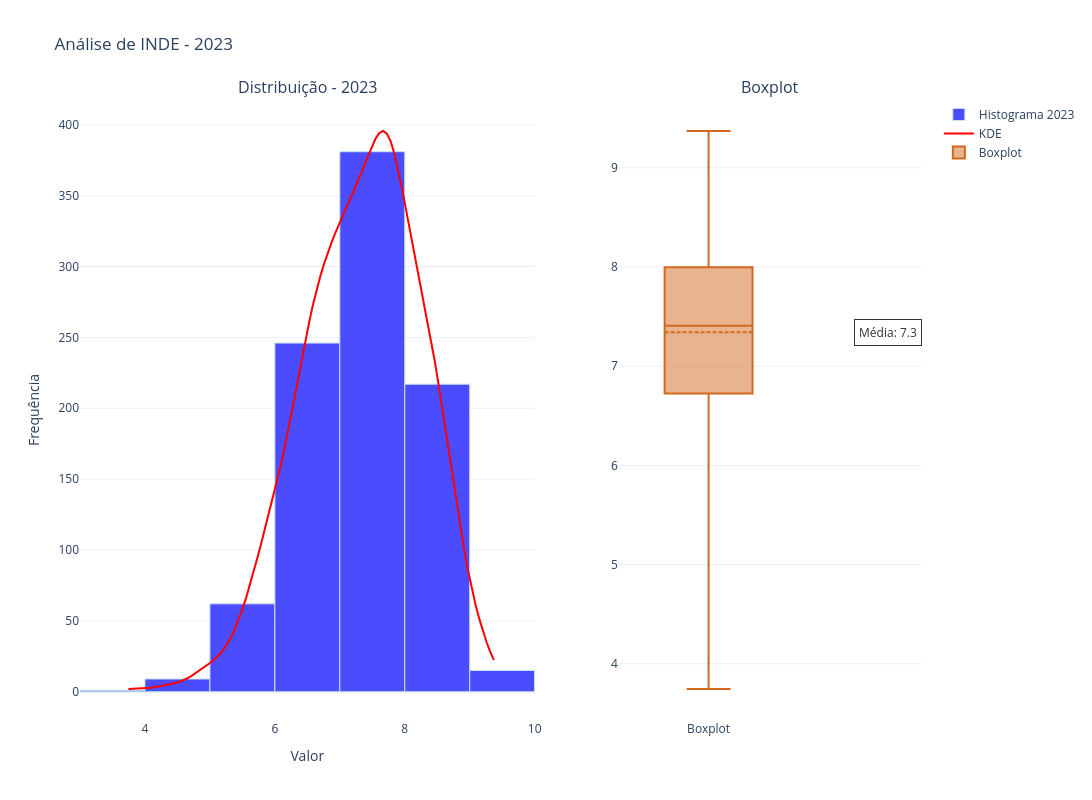

Notebook source saved alongside this figure:
### Markdown cell above
## ANO 2023

- Já para o ano de 2023 no que se refere ao INDE(Índice do Desenvolvimento Educacional) há uma diferença comparada com o ano anterior indicando que a maior parte dos dados está concentrado entre **6** e **7**, com poucos valores mais altos (acima de 8). Para este gráfico, a média gira em torno de **6,5** a **8**, com um valor preciso de **7.3** como indica o grafico de bloxpot.  A curva KDE gira em torno disso e nos mostra que os dados estão distribuídos de maneira relativamente simétrica ao redor desse intervalo.

### Code cell
# INDE 2023
gerar_graficos_inde_ano(df_cleaned, 2023)

### Figure 1 — Plotly figure (JSON) as saved in the notebook; plotly's stock layout.template omitted (floating-point values rounded to 4 significant figures; data arrays with more than 128 entries replaced by an {"elided": "..."} marker saying what was removed)
{"data": [{"marker": {"color": "blue", "line": {"color": "lightblue", "width": 1}}, "name": "Histograma 2023", "nbinsx": 10, "opacity": 0.7, "x": {"elided": "931 float values"}, "type": "histogram", "xaxis": "x", "yaxis": "y"}, {"line": {"color": "red"}, "mode": "lines", "name": "KDE", "x": [3.746, 3.802, 3.859, 3.916, 3.973, 4.03, 4.086, 4.143, 4.2, 4.257, 4.314, 4.371, 4.427, 4.484, 4.541, 4.598, 4.655, 4.712, 4.768, 4.825, 4.882, 4.939, 4.996, 5.053, 5.109, 5.166, 5.223, 5.28, 5.337, 5.393, 5.45, 5.507, 5.564, 5.621, 5.678, 5.734, 5.791, 5.848, 5.905, 5.962, 6.019, 6.075, 6.132, 6.189, 6.246, 6.303, 6.359, 6.416, 6.473, 6.53, 6.587, 6.644, 6.7, 6.757, 6.814, 6.871, 6.928, 6.985, 7.041, 7.098, 7.155, 7.212, 7.269, 7.326, 7.382, 7.439, 7.496, 7.553, 7.61, 7.666, 7.723, 7.78, 7.837, 7.894, 7.951, 8.007, 8.064, 8.121, 8.178, 8.235, 8.292, 8.348, 8.405, 8.462, 8.519, 8.576, 8.632, 8.689, 8.746, 8.803, 8.86, 8.917, 8.973, 9.03, 9.087, 9.144, 9.201, 9.258, 9.314, 9.371], "y": [1.922, 2.003, 2.057, 2.122, 2.24, 2.445, 2.748, 3.139, 3.593, 4.08, 4.582, 5.101, 5.668, 6.336, 7.168, 8.215, 9.504, 11.02, 12.71, 14.51, 16.35, 18.21, 20.12, 22.17, 24.49, 27.25, 30.59, 34.64, 39.5, 45.21, 51.78, 59.16, 67.29, 76.05, 85.33, 94.98, 104.9, 114.9, 125.1, 135.4, 145.8, 156.7, 168.2, 180.4, 193.4, 207.0, 220.9, 234.9, 248.4, 261.2, 273.0, 283.7, 293.3, 301.8, 309.6, 316.7, 323.3, 329.6, 335.7, 341.6, 347.3, 353.1, 359.0, 365.2, 371.8, 378.4, 384.9, 390.5, 394.3, 395.6, 393.8, 388.6, 380.2, 369.2, 356.6, 343.1, 329.4, 316.0, 302.9, 289.9, 276.7, 263.0, 248.6, 233.2, 217.0, 200.0, 182.6, 165.0, 147.6, 130.7, 114.6, 99.54, 85.69, 73.15, 61.92, 51.92, 43.07, 35.24, 28.35, 22.32], "type": "scatter", "xaxis": "x", "yaxis": "y"}, {"boxmean": true, "boxpoints": false, "marker": {"color": "#D2691E"}, "name": "Boxplot", "y": {"elided": "931 float values"}, "type": "box", "xaxis": "x2", "yaxis": "y2"}], "layout": {"xaxis": {"anchor": "y", "domain": [0.0, 0.54], "title": {"text": "Valor"}}, "yaxis": {"anchor": "x", "domain": [0.0, 1.0], "title": {"text": "Frequência"}}, "xaxis2": {"anchor": "y2", "domain": [0.64, 1.0]}, "yaxis2": {"anchor": "x2", "domain": [0.0, 1.0]}, "annotations": [{"font": {"size": 16}, "showarrow": false, "text": "Distribuição - 2023", "x": 0.27, "xanchor": "center", "xref": "paper", "y": 1.0, "yanchor": "bottom", "yref": "paper"}, {"font": {"size": 16}, "showarrow": false, "text": "Boxplot", "x": 0.82, "xanchor": "center", "xref": "paper", "y": 1.0, "yanchor": "bottom", "yref": "paper"}, {"align": "center", "bgcolor": "white", "bordercolor": "black", "borderpad": 4, "borderwidth": 1, "font": {"color": "black", "size": 12}, "opacity": 0.8, "showarrow": false, "text": "Média: 7.3", "x": 1, "xref": "x2", "y": 7.342, "yref": "y2"}], "title": {"text": "Análise de INDE - 2023"}, "showlegend": true, "height": 800, "width": 1200}}
